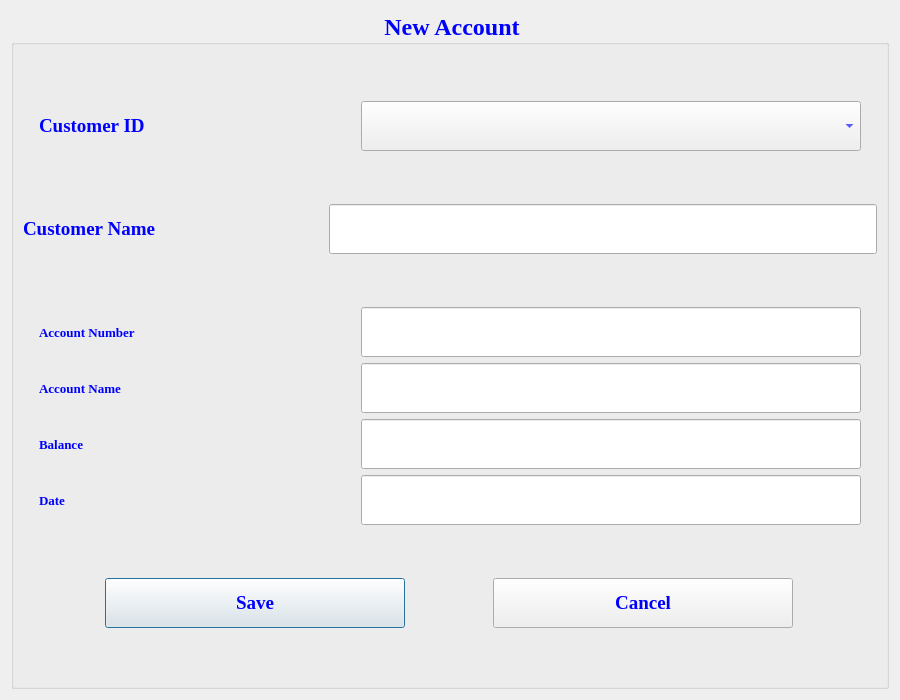
<?xml version="1.0" encoding="UTF-8"?>
<ui version="4.0">
 <class>accountcreate</class>
 <widget class="QDialog" name="accountcreate">
  <property name="geometry">
   <rect>
    <x>0</x>
    <y>0</y>
    <width>900</width>
    <height>700</height>
   </rect>
  </property>
  <property name="minimumSize">
   <size>
    <width>900</width>
    <height>700</height>
   </size>
  </property>
  <property name="maximumSize">
   <size>
    <width>900</width>
    <height>700</height>
   </size>
  </property>
  <property name="font">
   <font>
    <family>Times New Roman</family>
    <pointsize>16</pointsize>
    <weight>75</weight>
    <bold>true</bold>
   </font>
  </property>
  <property name="windowTitle">
   <string>Create Account</string>
  </property>
  <property name="styleSheet">
   <string notr="true">color:blue</string>
  </property>
  <layout class="QVBoxLayout" name="verticalLayout_2">
   <item>
    <widget class="QGroupBox" name="groupBox">
     <property name="maximumSize">
      <size>
       <width>900</width>
       <height>700</height>
      </size>
     </property>
     <property name="font">
      <font>
       <family>Times New Roman</family>
       <pointsize>18</pointsize>
       <weight>75</weight>
       <bold>true</bold>
      </font>
     </property>
     <property name="title">
      <string>New Account</string>
     </property>
     <property name="alignment">
      <set>Qt::AlignCenter</set>
     </property>
     <layout class="QVBoxLayout" name="verticalLayout">
      <item>
       <layout class="QHBoxLayout" name="horizontalLayout_3">
        <item>
         <widget class="QLabel" name="ssnLabel">
          <property name="minimumSize">
           <size>
            <width>300</width>
            <height>50</height>
           </size>
          </property>
          <property name="maximumSize">
           <size>
            <width>300</width>
            <height>50</height>
           </size>
          </property>
          <property name="font">
           <font>
            <family>Times New Roman</family>
            <pointsize>14</pointsize>
            <weight>75</weight>
            <bold>true</bold>
           </font>
          </property>
          <property name="text">
           <string>Customer ID</string>
          </property>
         </widget>
        </item>
        <item>
         <widget class="QComboBox" name="comboAccount">
          <property name="minimumSize">
           <size>
            <width>500</width>
            <height>50</height>
           </size>
          </property>
          <property name="maximumSize">
           <size>
            <width>400</width>
            <height>16777215</height>
           </size>
          </property>
         </widget>
        </item>
       </layout>
      </item>
      <item>
       <layout class="QHBoxLayout" name="horizontalLayout_2">
        <item>
         <widget class="QLabel" name="customerNameLabel">
          <property name="minimumSize">
           <size>
            <width>300</width>
            <height>50</height>
           </size>
          </property>
          <property name="maximumSize">
           <size>
            <width>300</width>
            <height>50</height>
           </size>
          </property>
          <property name="font">
           <font>
            <family>Times New Roman</family>
            <pointsize>14</pointsize>
            <weight>75</weight>
            <bold>true</bold>
           </font>
          </property>
          <property name="text">
           <string>Customer Name</string>
          </property>
         </widget>
        </item>
        <item>
         <widget class="QLineEdit" name="nameBox">
          <property name="minimumSize">
           <size>
            <width>400</width>
            <height>50</height>
           </size>
          </property>
          <property name="font">
           <font>
            <family>Times New Roman</family>
            <pointsize>10</pointsize>
           </font>
          </property>
          <property name="styleSheet">
           <string notr="true">color:blue</string>
          </property>
         </widget>
        </item>
       </layout>
      </item>
      <item>
       <layout class="QGridLayout" name="gridLayout">
        <item row="0" column="0">
         <widget class="QLabel" name="accountNrLabel">
          <property name="minimumSize">
           <size>
            <width>300</width>
            <height>50</height>
           </size>
          </property>
          <property name="maximumSize">
           <size>
            <width>300</width>
            <height>50</height>
           </size>
          </property>
          <property name="font">
           <font>
            <family>Times New Roman</family>
            <pointsize>10</pointsize>
            <weight>75</weight>
            <bold>true</bold>
           </font>
          </property>
          <property name="text">
           <string>Account Number</string>
          </property>
         </widget>
        </item>
        <item row="0" column="1">
         <widget class="QLineEdit" name="accounNrBox">
          <property name="minimumSize">
           <size>
            <width>500</width>
            <height>50</height>
           </size>
          </property>
          <property name="maximumSize">
           <size>
            <width>500</width>
            <height>50</height>
           </size>
          </property>
          <property name="font">
           <font>
            <family>Times New Roman</family>
            <pointsize>10</pointsize>
           </font>
          </property>
          <property name="styleSheet">
           <string notr="true">color:blue</string>
          </property>
         </widget>
        </item>
        <item row="1" column="0">
         <widget class="QLabel" name="accoutNameLabel">
          <property name="minimumSize">
           <size>
            <width>300</width>
            <height>50</height>
           </size>
          </property>
          <property name="maximumSize">
           <size>
            <width>300</width>
            <height>50</height>
           </size>
          </property>
          <property name="font">
           <font>
            <family>Times New Roman</family>
            <pointsize>10</pointsize>
            <weight>75</weight>
            <bold>true</bold>
           </font>
          </property>
          <property name="text">
           <string>Account Name</string>
          </property>
         </widget>
        </item>
        <item row="1" column="1">
         <widget class="QLineEdit" name="accountNameBox">
          <property name="minimumSize">
           <size>
            <width>500</width>
            <height>50</height>
           </size>
          </property>
          <property name="maximumSize">
           <size>
            <width>500</width>
            <height>50</height>
           </size>
          </property>
          <property name="font">
           <font>
            <family>Times New Roman</family>
            <pointsize>10</pointsize>
           </font>
          </property>
          <property name="styleSheet">
           <string notr="true">color:blue</string>
          </property>
         </widget>
        </item>
        <item row="2" column="0">
         <widget class="QLabel" name="balanceLabel">
          <property name="minimumSize">
           <size>
            <width>300</width>
            <height>50</height>
           </size>
          </property>
          <property name="maximumSize">
           <size>
            <width>300</width>
            <height>50</height>
           </size>
          </property>
          <property name="font">
           <font>
            <family>Times New Roman</family>
            <pointsize>10</pointsize>
            <weight>75</weight>
            <bold>true</bold>
           </font>
          </property>
          <property name="text">
           <string>Balance</string>
          </property>
         </widget>
        </item>
        <item row="2" column="1">
         <widget class="QLineEdit" name="balanceBox">
          <property name="minimumSize">
           <size>
            <width>500</width>
            <height>50</height>
           </size>
          </property>
          <property name="maximumSize">
           <size>
            <width>500</width>
            <height>50</height>
           </size>
          </property>
          <property name="font">
           <font>
            <family>Times New Roman</family>
            <pointsize>10</pointsize>
           </font>
          </property>
          <property name="styleSheet">
           <string notr="true">color:blue</string>
          </property>
         </widget>
        </item>
        <item row="3" column="0">
         <widget class="QLabel" name="dateLabel">
          <property name="minimumSize">
           <size>
            <width>300</width>
            <height>50</height>
           </size>
          </property>
          <property name="maximumSize">
           <size>
            <width>300</width>
            <height>50</height>
           </size>
          </property>
          <property name="font">
           <font>
            <family>Times New Roman</family>
            <pointsize>10</pointsize>
            <weight>75</weight>
            <bold>true</bold>
           </font>
          </property>
          <property name="text">
           <string>Date</string>
          </property>
         </widget>
        </item>
        <item row="3" column="1">
         <widget class="QLineEdit" name="dateBox">
          <property name="minimumSize">
           <size>
            <width>500</width>
            <height>50</height>
           </size>
          </property>
          <property name="maximumSize">
           <size>
            <width>500</width>
            <height>50</height>
           </size>
          </property>
          <property name="font">
           <font>
            <family>Times New Roman</family>
            <pointsize>10</pointsize>
           </font>
          </property>
          <property name="styleSheet">
           <string notr="true">color:blue</string>
          </property>
         </widget>
        </item>
       </layout>
      </item>
      <item>
       <layout class="QHBoxLayout" name="horizontalLayout">
        <item>
         <widget class="QPushButton" name="saveButton">
          <property name="minimumSize">
           <size>
            <width>300</width>
            <height>50</height>
           </size>
          </property>
          <property name="maximumSize">
           <size>
            <width>300</width>
            <height>50</height>
           </size>
          </property>
          <property name="font">
           <font>
            <family>Times New Roman</family>
            <pointsize>14</pointsize>
            <weight>75</weight>
            <bold>true</bold>
           </font>
          </property>
          <property name="text">
           <string>Save</string>
          </property>
         </widget>
        </item>
        <item>
         <widget class="QPushButton" name="closeButton">
          <property name="minimumSize">
           <size>
            <width>300</width>
            <height>50</height>
           </size>
          </property>
          <property name="maximumSize">
           <size>
            <width>300</width>
            <height>50</height>
           </size>
          </property>
          <property name="font">
           <font>
            <family>Times New Roman</family>
            <pointsize>14</pointsize>
            <weight>75</weight>
            <bold>true</bold>
           </font>
          </property>
          <property name="text">
           <string>Cancel</string>
          </property>
         </widget>
        </item>
       </layout>
      </item>
     </layout>
    </widget>
   </item>
  </layout>
 </widget>
 <resources/>
 <connections/>
</ui>
